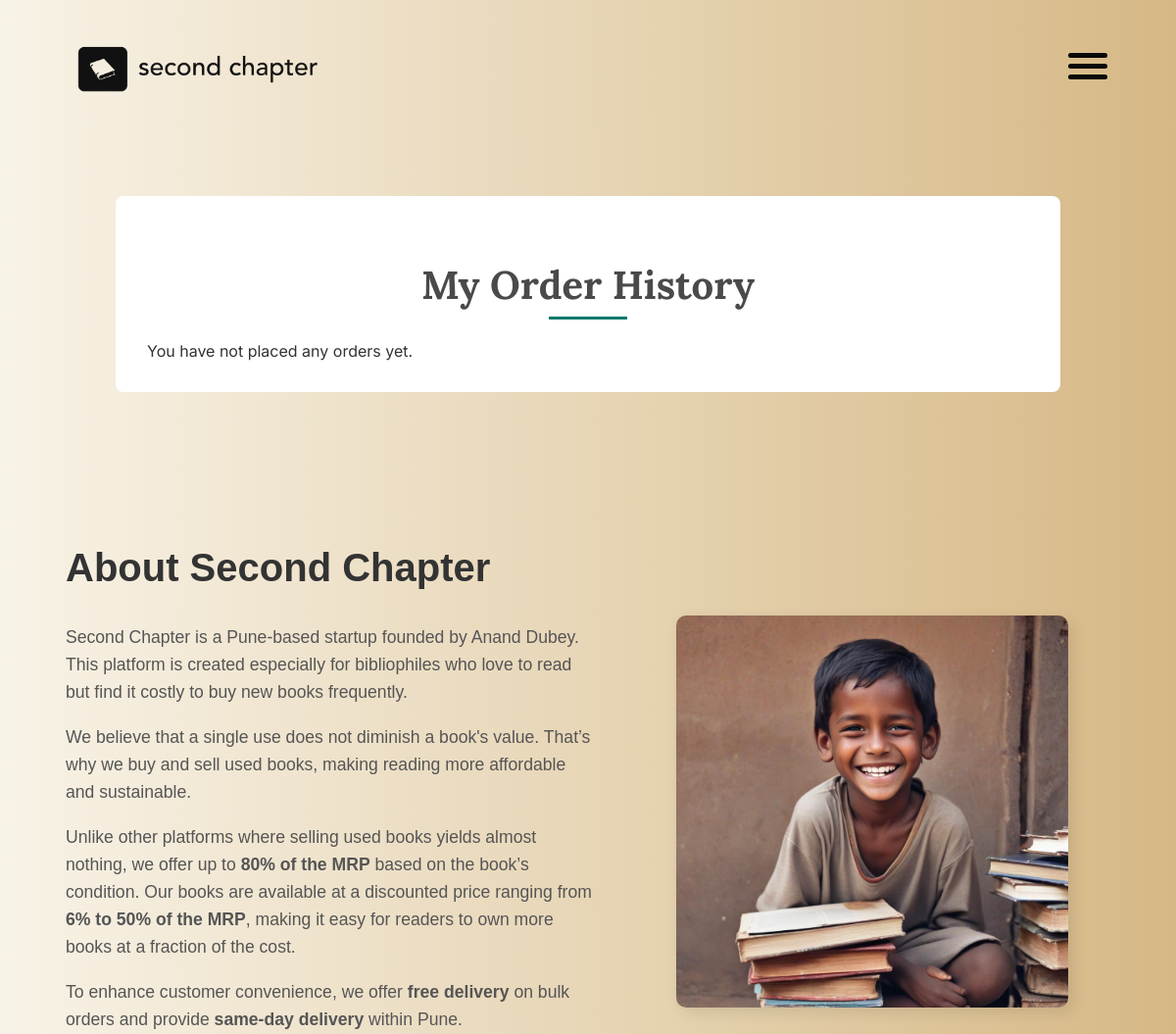
The page /order-history/ (signed in, upper part) on the database as committed earlier.
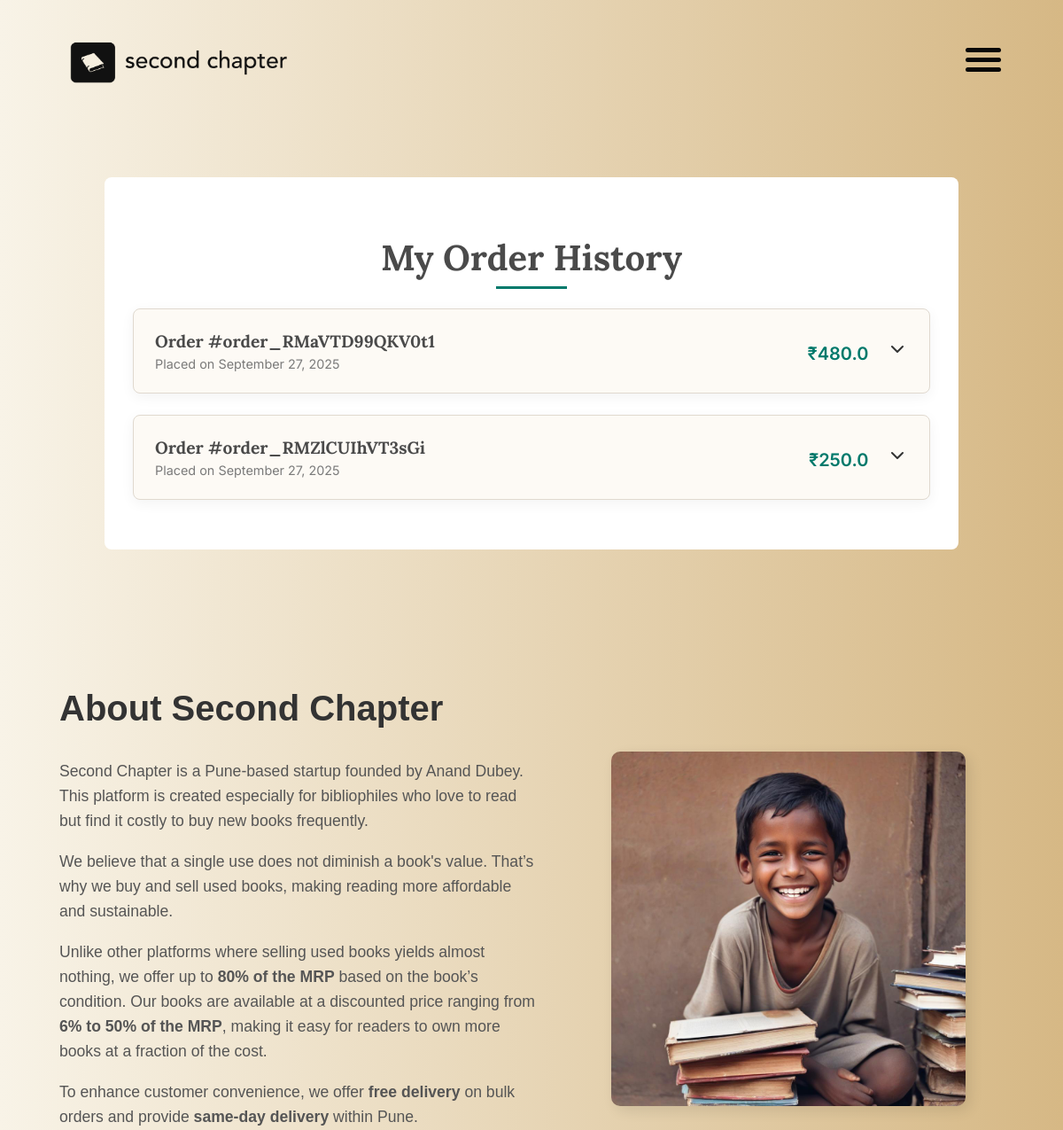
The same page on the database as committed later.
### home/models.py (models this page shows, shortened)
class Order(models.Model):
    ORDER_STATUS_CHOICES = (
        ('Processing', 'Processing'),
        ('Shipped', 'Shipped'),
        ('Delivered', 'Delivered'),
        ('Cancelled', 'Cancelled'),
    )
    user = models.ForeignKey(User, on_delete=models.CASCADE)
    shipping_address = models.ForeignKey(Address, on_delete=models.SET_NULL, null=True, blank=True)
    razorpay_order_id = models.CharField(max_length=100, unique=True)
    razorpay_payment_id = models.CharField(max_length=100, blank=True, null=True)
    razorpay_signature = models.CharField(max_length=100, blank=True, null=True)
    total_amount = models.FloatField()
    ordered_date = models.DateTimeField(auto_now_add=True)
    status = models.CharField(max_length=20, choices=ORDER_STATUS_CHOICES, default='Processing')
    is_paid = models.BooleanField(default=False)

### home/views.py (the view)
# urls.py: path('order-history/', views.order_history, name='order_history'),
@login_required
def order_history(request):
    orders = Order.objects.filter(user=request.user, is_paid=True).order_by('-ordered_date')
    return render(request, 'home/main/order_history.html', {'orders': orders})

### home/templates/home/main/order_history.html (shortened to what this page needs)
{% load static %}
<!DOCTYPE html>
<html lang="en">
<head>
    <link rel="stylesheet" href="{% static 'assets/css/style.css' %}">
</head>
<body>
    <header>
        <div class="logo">
            <img src="{% static 'assets/img/logo.png' %}" alt="Second Chapter Logo">
        </div>
    </header>
<div class="order-history-container">
    <div class="order-history-header">
        <h2>My Order History</h2>
    </div>
    {% if orders %}
        {% for order in orders %}
        <div class="order-accordion">
            <div class="order-accordion__header">
                <div class="order-accordion__header-info">
                    <h4>Order #{{ order.razorpay_order_id }}</h4>
                    <p>Placed on {{ order.ordered_date|date:"F d, Y" }}</p>
                </div>
                <div class="order-accordion__header-summary">
                    <span class="total-price">₹{{ order.total_amount }}</span>
                    <span class="order-accordion__toggle">
                        <svg xmlns="http://www.w3.org/2000/svg" width="24" height="24" viewBox="0 0 24 24" fill="none" stroke="currentColor" stroke-width="2" stroke-linecap="round" stroke-linejoin="round"><polyline points="6 9 12 15 18 9"></polyline></svg>
                    </span>
                </div>
            </div>
        </div>
        {% endfor %}
    {% else %}
        <div class="alert alert-info text-center">You have not placed any orders yet.</div>
    {% endif %}
</div>
<section class="about-section" >
        <div class="about-container">
            <div class="about-text">
                <h2>About Second Chapter</h2>
                <p>Second Chapter is a Pune-based startup founded by Anand Dubey. This platform is created especially for bibliophiles who love to read but find it costly to buy new books frequently.</p>
                <p>We believe that a single use does not diminish a book's value. That’s why we buy and sell used books, making reading more affordable and sustainable.</p>
                <p>Unlike other platforms where selling used books yields almost nothing, we offer up to <strong>80% of the MRP</strong> based on the book’s condition. Our books are available at a discounted price ranging from <strong>6% to 50% of the MRP</strong>, making it easy for readers to own more books at a fraction of the cost.</p>
                <p>To enhance customer convenience, we offer <strong>free delivery</strong> on bulk orders and provide <strong>same-day delivery</strong> within Pune.</p>
            </div>
            <div class="about-image">
                <img src="{% static 'assets/img/freepik__a-happy-poor-kid-with-books__47838.jpeg' %}" alt="Second Chapter - Used Books">
            </div>
        </div>
</section>
</body>
</html>

### static/assets/css/style.css (style rules this page uses)
body { margin: 0; font-family: Arial, sans-serif; background: linear-gradient(to right, #f8f3e7, #d6b885); color: #333; }
header { display: flex; justify-content: space-between; align-items: center; padding: 15px 5%; background: linear-gradient(to right, #f8f3e7, #d6b885); position: fixed; width: 90%; top: 0; z-index: 1000; }
.logo img { height: 100px; }
.about-section { padding: 60px 5%; display: flex; justify-content: center; }
.about-container { display: flex; align-items: center; justify-content: center; gap: 40px; max-width: 1200px; width: 100%; }
.about-text { flex: 1; max-width: 50%; text-align: left; }
.about-text h2 { font-size: 2.5rem; color: #333; font-weight: bold; }
.about-text p { font-size: 1.1rem; color: #555; line-height: 1.6; margin-top: 10px; }
.about-image { flex: 1; margin-top: 60px; max-width: 45%; display: flex; justify-content: center; }
.about-image img { width: 100%; max-width: 400px; border-radius: 10px; box-shadow: 5px 5px 15px rgba(0, 0, 0, 0.1); }

### home/templates/home/main/order_history.html (style rules this page uses)
:root { --bg-cream: #fdfaf5; --text-dark: #4a4a4a; --text-light: #7a7a7a; --border-color: #e0d9cf; --accent-teal: #00796b; --accent-orange: #f57c00; --accent-green: #388e3c; --accent-blue: #1976d2; }
.order-history-container { font-family: 'Inter', sans-serif; max-width: 900px; margin: 4rem auto; margin-top: 200px; padding: 2rem; background-color: #fff; border-radius: 8px; }
.order-history-header h2 { font-family: 'Lora', serif; font-size: 2.5rem; color: var(--text-dark); text-align: center; margin-bottom: 2rem; position: relative; }
.order-history-header h2::after { content: ''; position: absolute; width: 80px; height: 3px; background-color: var(--accent-teal); bottom: -10px; left: 50%; transform: translateX(-50%); }
.order-accordion { background-color: var(--bg-cream); border: 1px solid var(--border-color); border-radius: 8px; margin-bottom: 1.5rem; box-shadow: 0 4px 15px rgba(0,0,0,0.05); opacity: 0; transform: translateY(20px); transition: opacity 0.5s ease-out, transform 0.5s ease-out, box-shadow 0.3s ease; }
.order-accordion.is-visible { opacity: 1; transform: translateY(0); }
.order-accordion__header { display: flex; justify-content: space-between; align-items: center; padding: 1.5rem; cursor: pointer; }
.order-accordion__header-info h4 { font-family: 'Lora', serif; font-size: 1.2rem; margin: 0 0 5px 0; color: var(--text-dark); }
.order-accordion__header-info p { margin: 0; font-size: 0.9rem; color: var(--text-light); }
.order-accordion__header-summary { text-align: right; }
.order-accordion__header-summary .total-price { font-size: 1.25rem; font-weight: 600; color: var(--accent-teal); }
.order-accordion__toggle { margin-left: 1rem; transition: transform 0.4s ease; }

Rows that differ between the two databases and show on the page:
added Order: razorpay_order_id "order_RMaVTD99QKV0t1", ordered_date "September 27, 2025", total_amount "480.0"
added Order: razorpay_order_id "order_RMZlCUIhVT3sGi", ordered_date "September 27, 2025", total_amount "250.0"
Other text that changed with them:
text no longer shown: "You have not placed any orders yet."
